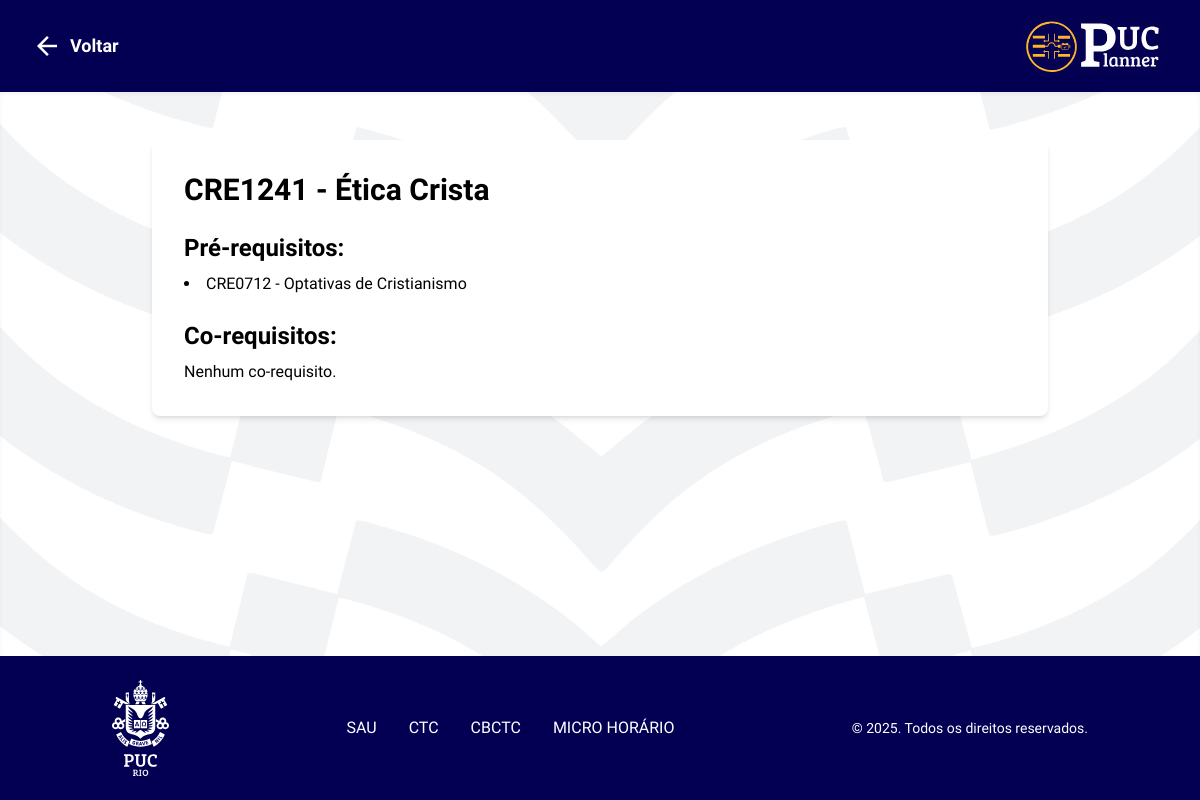
The page /consulta-disciplina/CRE1241/ on the database its author committed.
### appPUC_Planner/models.py (models this page shows, shortened)
class Course(models.Model):
	code = models.CharField("código", max_length=20, unique=True)
	name = models.CharField("nome", max_length=200)
	cursos = models.ManyToManyField(
		Curso,
		through="CursoDisciplina",
		related_name="disciplinas",
		blank=True,
		help_text="Selecione todos os cursos que incluem esta disciplina."
	)
	prerequisites = models.CharField(
		"pré-requisitos",
		max_length=500,
		blank=True,
		help_text="Códigos separados por vírgula, ex: 'MAT 4162, ENG 4010'",
	)
	corequisites = models.CharField(
		"co-requisitos",
		max_length=500,
		blank=True,
		help_text="Códigos separados por vírgula para co-requisitos, ex: 'CTC 4001, CTC 4002'",
	)
	credits = models.PositiveSmallIntegerField("créditos", default=0)
	syllabus_url = models.URLField(
		"link da ementa",
		blank=True,
		help_text="URL para a ementa oficial da disciplina.",
	)
	class Meta:
		verbose_name = "Disciplina"
		verbose_name_plural = "Disciplinas"
		ordering = ["code"]

### hello_world/core/views.py (the view)
# urls.py: path("consulta-disciplina/<str:code>/", core_views.disciplina_detail, name="disciplina_detail"),
def disciplina_detail(request, code):
    disciplina = get_object_or_404(Course, code=code)
    def get_related_courses(text):
        if not text:
            return []
        codes = [c.strip() for c in text.split(",") if c.strip()]
        cursos_existentes = Course.objects.filter(code__in=codes)
        encontrados = {c.code: c.name for c in cursos_existentes}
        resultado = []
        for c in codes:
            if c in encontrados:
                resultado.append({"code": c, "name": encontrados[c]})
            else:
                resultado.append({"code": c, "name": c})
        return resultado
    prereqs = get_related_courses(disciplina.prerequisites)
    coreqs = get_related_courses(disciplina.corequisites)
    return render(request, "disciplina_detail.html", {
        "disciplina": disciplina,
        "prereqs": prereqs,
        "coreqs": coreqs,
    })

### hello_world/templates/disciplina_detail.html (shortened to what this page needs)
{% extends 'base.html' %}
{% load static %}
{% block extra_css %}
<link rel="stylesheet" href="{% static 'css/consulta_disciplina1.css' %}">
{% endblock %}
{% block content %}
<body class="bg-gray-100 font-regular" style="background-image: url('{% static 'images/testefundosetas.png' %}'); background-size: cover; background-position: center; background-repeat: no-repeat;">
<div class="flex flex-col min-h-screen">
    <header class="flex items-center py-4 bg-navy text-white px-8">
        <a href="{% url 'consulta_disciplina' %}" class="flex items-center">
            <span class="material-icons text-white text-3xl mr-2">arrow_back</span>
            <span class="text-lg font-semibold">Voltar</span>
        </a>
        <a href="{% url 'home' %}">
            <img src="{% static 'images/logo_puc_planner_fundoazul.svg' %}" width="150px" style="border-radius: 20px;">
        </a>
    </header>
    <main class="flex-grow p-12 shadow-inner">
        <div class="max-w-4xl mx-auto bg-white p-8 rounded-lg shadow-md">
            <h1 class="text-3xl font-bold mb-4">{{ disciplina.code }} - {{ disciplina.name }}</h1>
            <div class="mb-6">
                <h2 class="text-2xl font-semibold mb-2">Pré-requisitos:</h2>
                {% if prereqs %}
                    <ul class="list-disc list-inside">
                    {% for item in prereqs %}
                        <li>{{ item.code }} - {{ item.name }}</li>
                    {% endfor %}
                    </ul>
                {% else %}
                    <p>Nenhum pré-requisito.</p>
                {% endif %}
            </div>
            <div>
                <h2 class="text-2xl font-semibold mb-2">Co-requisitos:</h2>
                {% if coreqs %}
                    <ul class="list-disc list-inside">
                    {% for item in coreqs %}
                        <li>{{ item.code }} - {{ item.name }}</li>
                    {% endfor %}
                    </ul>
                {% else %}
                    <p>Nenhum co-requisito.</p>
                {% endif %}
            </div>
        </div>
    </main>
    {% include 'includes/footer.html' %}
</div>
</body>
{% endblock %}

### hello_world/static/css/footer_common.css (style rules this page uses)
:root { --azul-puc: #030053; --cor-texto-footer: #ffffff; }

### hello_world/static/css/consulta_disciplina1.css (style rules this page uses)
body { font-family: 'Rethink Sans', sans-serif; font-weight: 400; }
h1, h2, h3, h4, h5, h6 { font-family: 'Rethink Sans', sans-serif; font-weight: 700; }
.font-regular { font-family: 'Rethink Sans', sans-serif; font-weight: 400; }
.font-bold { font-family: 'Rethink Sans', sans-serif; font-weight: 700; }
.bg-navy { background-color: #030053; }

### rows shown on the page
Course: code "CRE1241", name "Ética Crista", code "CRE0712"
Course: name "Optativas de Cristianismo"
